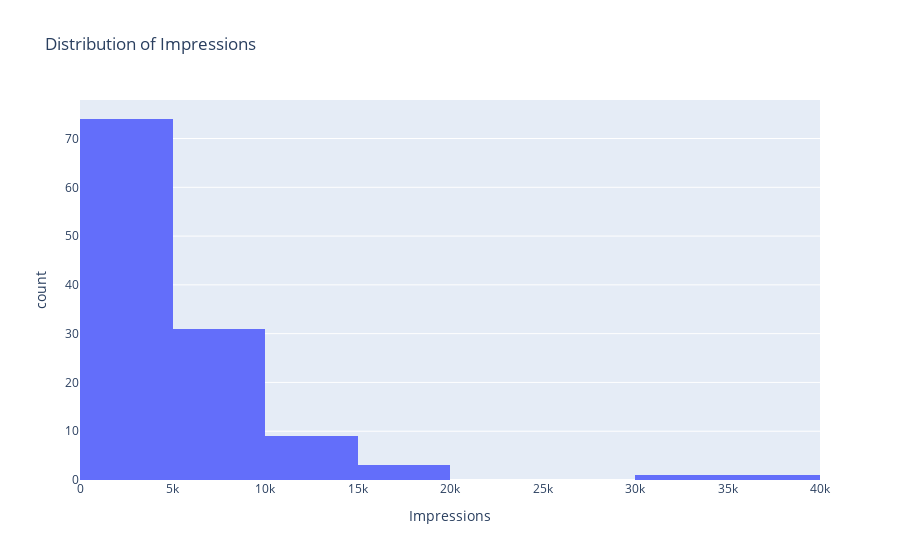

The code cell stored with this chart in its notebook:
### Code cell
fig=px.histogram(data,x='Impressions',nbins=10,title='Distribution of Impressions')

fig.show()

### Figure 1 — Plotly figure (JSON) as saved in the notebook; plotly's stock layout.template omitted (floating-point values rounded to 4 significant figures)
{"data": [{"alignmentgroup": "True", "bingroup": "x", "hovertemplate": "Impressions=%{x}<br>count=%{y}<extra></extra>", "legendgroup": "", "marker": {"color": "#636efa", "pattern": {"shape": ""}}, "name": "", "nbinsx": 10, "offsetgroup": "", "orientation": "v", "showlegend": false, "type": "histogram", "x": [3920, 5394, 4021, 4528, 2518, 3884, 2621, 3541, 3749, 4115, 2218, 3234, 4344, 3216, 9453, 5055, 4002, 3169, 6168, 2407, 2064, 3973, 7281, 3052, 4628, 4082, 5394, 2766, 3924, 3015, 6666, 3854, 4355, 4343, 6108, 2523, 2327, 3990, 2191, 1941, 16062, 4998, 4289, 3880, 3786, 4298, 3630, 2826, 7407, 10386, 2998, 7018, 2941, 6432, 10667, 3988, 4978, 3388, 4467, 3246, 5072, 6339, 4239, 3454, 7571, 3333, 3818, 10933, 5058, 3601, 3480, 3525, 3606, 5542, 6559, 3623, 10493, 4446, 2957, 5538, 4681, 5273, 5055, 4002, 3169, 6168, 2407, 3630, 2826, 7407, 10386, 2998, 3052, 4628, 4082, 5394, 2766, 3924, 3015, 5409, 5323, 8001, 4150, 4609, 6348, 11068, 7231, 17396, 6814, 17713, 5563, 4842, 11149, 10206, 13700, 5731, 4139, 32695, 36919], "xaxis": "x", "yaxis": "y"}], "layout": {"barmode": "relative", "legend": {"tracegroupgap": 0}, "title": {"text": "Distribution of Impressions"}, "xaxis": {"anchor": "y", "domain": [0, 1], "title": {"text": "Impressions"}}, "yaxis": {"anchor": "x", "domain": [0, 1], "title": {"text": "count"}}}}
